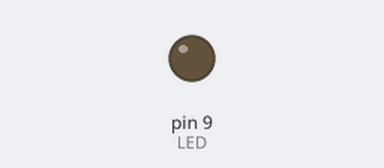
This sketch was run on a simulated Arduino Uno, built with avr-gcc and run on an emulated ATmega328P. On the bench: output pins drawn as LEDs (lit = HIGH).

Above: at 0.05 s.
At 1.0 s:
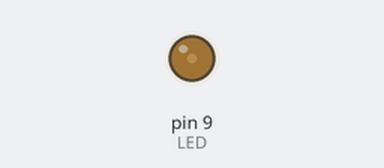
At 2.4 s:
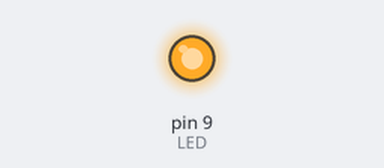
Timing chart, 0 to 8.7 s (numbered marks = the images above):
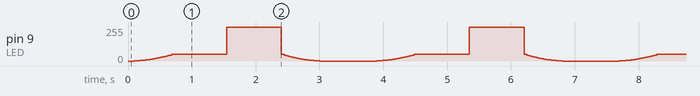

The sketch:

p017-breathing-led.ino
```cpp
// Project 17: Breathing LED
// A fade that looks even to the eye, with a rest between
// breaths. Uses the same circuit as Project 16.

const int LED = 9;
const int STEP_TIME = 6;      // ms spent at each level
const int REST = 700;         // ms of dark between breaths

// Square the level so the dim end gets more of the steps.
// level is a long because 255 x 255 is too big for an int.
void show(long level) {
  analogWrite(LED, level * level / 255);
}

void setup() {
  pinMode(LED, OUTPUT);
}

void loop() {
  for (int level = 0; level <= 255; level++) {  // breathe in
    show(level);
    delay(STEP_TIME);
  }

  for (int level = 255; level >= 0; level--) {  // breathe out
    show(level);
    delay(STEP_TIME);
  }

  delay(REST);
}
```
